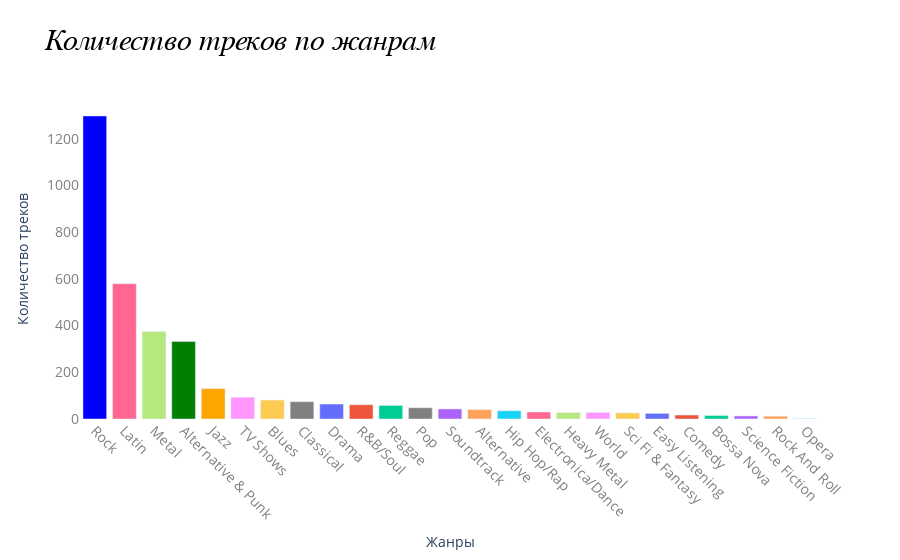

Write notebook code for a chart like this one.
### Markdown cell above
**Задача 2**
Создайте датафрейм содержащий количество треков в разбивке по названиям жанров.
Создайте столбчатую диаграмму. По оси X должны быть названия жанров, по оси Y - количество треков.
Кастомизируйте диаграмму так, чтобы столбики всех жанров были серого цвета. За исключением жанров Jazz, Rock и Alternative & Punk. Эти жанры должны выделяться цветом. Цвета можете выбирать сами.
Уберите легенду.
Добавьте название диаграмме. Название должно быть курсивным.
Фон диаграммы должен быть белым.

### Code cell
query = """
    select 
        g.name as genre_name, 
        count(t.track_id) as track_count
    from
        track t
    join
        genre g on t.genre_id = g.genre_id
    group by 
        g.name
    order by
        track_count desc
    """
    with set_connection() as conn:
        df = pd.read_sql(query, conn)

    fig = px.bar(df, 
             x='genre_name', 
             y='track_count', 
             color='genre_name', 
             color_discrete_map={
                 'Jazz': 'orange',
                 'Rock': 'blue',
                 'Alternative & Punk': 'green',
                 'Pop': 'gray',
                 'Classical': 'gray',
                 'Hip Hop': 'gray'
             },
             title="Количество треков по жанрам")

fig.update_layout(
    title_font=dict(family='Arial', size=30, color='black', style='italic'),
    plot_bgcolor='white',
    xaxis_title='Жанры',
    yaxis_title='Количество треков',
    showlegend=False, 
    xaxis=dict(tickangle=45, tickfont=dict(size=14, color='gray')),
    yaxis=dict(tickfont=dict(size=14, color='gray'))
)

fig.show()

### Figure 1 — Plotly figure (JSON) as saved in the notebook; plotly's stock layout.template omitted (floating-point values rounded to 4 significant figures)
{"data": [{"hovertemplate": "genre_name=%{x}<br>track_count=%{y}<extra></extra>", "legendgroup": "Rock", "marker": {"color": "blue", "pattern": {"shape": ""}}, "name": "Rock", "orientation": "v", "showlegend": true, "textposition": "auto", "type": "bar", "x": ["Rock"], "xaxis": "x", "y": [1297], "yaxis": "y"}, {"hovertemplate": "genre_name=%{x}<br>track_count=%{y}<extra></extra>", "legendgroup": "Latin", "marker": {"color": "#FF6692", "pattern": {"shape": ""}}, "name": "Latin", "orientation": "v", "showlegend": true, "textposition": "auto", "type": "bar", "x": ["Latin"], "xaxis": "x", "y": [579], "yaxis": "y"}, {"hovertemplate": "genre_name=%{x}<br>track_count=%{y}<extra></extra>", "legendgroup": "Metal", "marker": {"color": "#B6E880", "pattern": {"shape": ""}}, "name": "Metal", "orientation": "v", "showlegend": true, "textposition": "auto", "type": "bar", "x": ["Metal"], "xaxis": "x", "y": [374], "yaxis": "y"}, {"hovertemplate": "genre_name=%{x}<br>track_count=%{y}<extra></extra>", "legendgroup": "Alternative & Punk", "marker": {"color": "green", "pattern": {"shape": ""}}, "name": "Alternative & Punk", "orientation": "v", "showlegend": true, "textposition": "auto", "type": "bar", "x": ["Alternative & Punk"], "xaxis": "x", "y": [332], "yaxis": "y"}, {"hovertemplate": "genre_name=%{x}<br>track_count=%{y}<extra></extra>", "legendgroup": "Jazz", "marker": {"color": "orange", "pattern": {"shape": ""}}, "name": "Jazz", "orientation": "v", "showlegend": true, "textposition": "auto", "type": "bar", "x": ["Jazz"], "xaxis": "x", "y": [130], "yaxis": "y"}, {"hovertemplate": "genre_name=%{x}<br>track_count=%{y}<extra></extra>", "legendgroup": "TV Shows", "marker": {"color": "#FF97FF", "pattern": {"shape": ""}}, "name": "TV Shows", "orientation": "v", "showlegend": true, "textposition": "auto", "type": "bar", "x": ["TV Shows"], "xaxis": "x", "y": [93], "yaxis": "y"}, {"hovertemplate": "genre_name=%{x}<br>track_count=%{y}<extra></extra>", "legendgroup": "Blues", "marker": {"color": "#FECB52", "pattern": {"shape": ""}}, "name": "Blues", "orientation": "v", "showlegend": true, "textposition": "auto", "type": "bar", "x": ["Blues"], "xaxis": "x", "y": [81], "yaxis": "y"}, {"hovertemplate": "genre_name=%{x}<br>track_count=%{y}<extra></extra>", "legendgroup": "Classical", "marker": {"color": "gray", "pattern": {"shape": ""}}, "name": "Classical", "orientation": "v", "showlegend": true, "textposition": "auto", "type": "bar", "x": ["Classical"], "xaxis": "x", "y": [74], "yaxis": "y"}, {"hovertemplate": "genre_name=%{x}<br>track_count=%{y}<extra></extra>", "legendgroup": "Drama", "marker": {"color": "#636efa", "pattern": {"shape": ""}}, "name": "Drama", "orientation": "v", "showlegend": true, "textposition": "auto", "type": "bar", "x": ["Drama"], "xaxis": "x", "y": [64], "yaxis": "y"}, {"hovertemplate": "genre_name=%{x}<br>track_count=%{y}<extra></extra>", "legendgroup": "R&B/Soul", "marker": {"color": "#EF553B", "pattern": {"shape": ""}}, "name": "R&B/Soul", "orientation": "v", "showlegend": true, "textposition": "auto", "type": "bar", "x": ["R&B/Soul"], "xaxis": "x", "y": [61], "yaxis": "y"}, {"hovertemplate": "genre_name=%{x}<br>track_count=%{y}<extra></extra>", "legendgroup": "Reggae", "marker": {"color": "#00cc96", "pattern": {"shape": ""}}, "name": "Reggae", "orientation": "v", "showlegend": true, "textposition": "auto", "type": "bar", "x": ["Reggae"], "xaxis": "x", "y": [58], "yaxis": "y"}, {"hovertemplate": "genre_name=%{x}<br>track_count=%{y}<extra></extra>", "legendgroup": "Pop", "marker": {"color": "gray", "pattern": {"shape": ""}}, "name": "Pop", "orientation": "v", "showlegend": true, "textposition": "auto", "type": "bar", "x": ["Pop"], "xaxis": "x", "y": [48], "yaxis": "y"}, {"hovertemplate": "genre_name=%{x}<br>track_count=%{y}<extra></extra>", "legendgroup": "Soundtrack", "marker": {"color": "#ab63fa", "pattern": {"shape": ""}}, "name": "Soundtrack", "orientation": "v", "showlegend": true, "textposition": "auto", "type": "bar", "x": ["Soundtrack"], "xaxis": "x", "y": [43], "yaxis": "y"}, {"hovertemplate": "genre_name=%{x}<br>track_count=%{y}<extra></extra>", "legendgroup": "Alternative", "marker": {"color": "#FFA15A", "pattern": {"shape": ""}}, "name": "Alternative", "orientation": "v", "showlegend": true, "textposition": "auto", "type": "bar", "x": ["Alternative"], "xaxis": "x", "y": [40], "yaxis": "y"}, {"hovertemplate": "genre_name=%{x}<br>track_count=%{y}<extra></extra>", "legendgroup": "Hip Hop/Rap", "marker": {"color": "#19d3f3", "pattern": {"shape": ""}}, "name": "Hip Hop/Rap", "orientation": "v", "showlegend": true, "textposition": "auto", "type": "bar", "x": ["Hip Hop/Rap"], "xaxis": "x", "y": [35], "yaxis": "y"}, {"hovertemplate": "genre_name=%{x}<br>track_count=%{y}<extra></extra>", "legendgroup": "Electronica/Dance", "marker": {"color": "#FF6692", "pattern": {"shape": ""}}, "name": "Electronica/Dance", "orientation": "v", "showlegend": true, "textposition": "auto", "type": "bar", "x": ["Electronica/Dance"], "xaxis": "x", "y": [30], "yaxis": "y"}, {"hovertemplate": "genre_name=%{x}<br>track_count=%{y}<extra></extra>", "legendgroup": "Heavy Metal", "marker": {"color": "#B6E880", "pattern": {"shape": ""}}, "name": "Heavy Metal", "orientation": "v", "showlegend": true, "textposition": "auto", "type": "bar", "x": ["Heavy Metal"], "xaxis": "x", "y": [28], "yaxis": "y"}, {"hovertemplate": "genre_name=%{x}<br>track_count=%{y}<extra></extra>", "legendgroup": "World", "marker": {"color": "#FF97FF", "pattern": {"shape": ""}}, "name": "World", "orientation": "v", "showlegend": true, "textposition": "auto", "type": "bar", "x": ["World"], "xaxis": "x", "y": [28], "yaxis": "y"}, {"hovertemplate": "genre_name=%{x}<br>track_count=%{y}<extra></extra>", "legendgroup": "Sci Fi & Fantasy", "marker": {"color": "#FECB52", "pattern": {"shape": ""}}, "name": "Sci Fi & Fantasy", "orientation": "v", "showlegend": true, "textposition": "auto", "type": "bar", "x": ["Sci Fi & Fantasy"], "xaxis": "x", "y": [26], "yaxis": "y"}, {"hovertemplate": "genre_name=%{x}<br>track_count=%{y}<extra></extra>", "legendgroup": "Easy Listening", "marker": {"color": "#636efa", "pattern": {"shape": ""}}, "name": "Easy Listening", "orientation": "v", "showlegend": true, "textposition": "auto", "type": "bar", "x": ["Easy Listening"], "xaxis": "x", "y": [24], "yaxis": "y"}, {"hovertemplate": "genre_name=%{x}<br>track_count=%{y}<extra></extra>", "legendgroup": "Comedy", "marker": {"color": "#EF553B", "pattern": {"shape": ""}}, "name": "Comedy", "orientation": "v", "showlegend": true, "textposition": "auto", "type": "bar", "x": ["Comedy"], "xaxis": "x", "y": [17], "yaxis": "y"}, {"hovertemplate": "genre_name=%{x}<br>track_count=%{y}<extra></extra>", "legendgroup": "Bossa Nova", "marker": {"color": "#00cc96", "pattern": {"shape": ""}}, "name": "Bossa Nova", "orientation": "v", "showlegend": true, "textposition": "auto", "type": "bar", "x": ["Bossa Nova"], "xaxis": "x", "y": [15], "yaxis": "y"}, {"hovertemplate": "genre_name=%{x}<br>track_count=%{y}<extra></extra>", "legendgroup": "Science Fiction", "marker": {"color": "#ab63fa", "pattern": {"shape": ""}}, "name": "Science Fiction", "orientation": "v", "showlegend": true, "textposition": "auto", "type": "bar", "x": ["Science Fiction"], "xaxis": "x", "y": [13], "yaxis": "y"}, {"hovertemplate": "genre_name=%{x}<br>track_count=%{y}<extra></extra>", "legendgroup": "Rock And Roll", "marker": {"color": "#FFA15A", "pattern": {"shape": ""}}, "name": "Rock And Roll", "orientation": "v", "showlegend": true, "textposition": "auto", "type": "bar", "x": ["Rock And Roll"], "xaxis": "x", "y": [12], "yaxis": "y"}, {"hovertemplate": "genre_name=%{x}<br>track_count=%{y}<extra></extra>", "legendgroup": "Opera", "marker": {"color": "#19d3f3", "pattern": {"shape": ""}}, "name": "Opera", "orientation": "v", "showlegend": true, "textposition": "auto", "type": "bar", "x": ["Opera"], "xaxis": "x", "y": [1], "yaxis": "y"}], "layout": {"barmode": "relative", "legend": {"title": {"text": "genre_name"}, "tracegroupgap": 0}, "plot_bgcolor": "white", "showlegend": false, "title": {"font": {"color": "black", "family": "Arial", "size": 30, "style": "italic"}, "text": "Количество треков по жанрам"}, "xaxis": {"anchor": "y", "categoryarray": ["Rock", "Latin", "Metal", "Alternative & Punk", "Jazz", "TV Shows", "Blues", "Classical", "Drama", "R&B/Soul", "Reggae", "Pop", "Soundtrack", "Alternative", "Hip Hop/Rap", "Electronica/Dance", "Heavy Metal", "World", "Sci Fi & Fantasy", "Easy Listening", "Comedy", "Bossa Nova", "Science Fiction", "Rock And Roll", "Opera"], "categoryorder": "array", "domain": [0, 1], "tickangle": 45, "tickfont": {"color": "gray", "size": 14}, "title": {"text": "Жанры"}}, "yaxis": {"anchor": "x", "domain": [0, 1], "tickfont": {"color": "gray", "size": 14}, "title": {"text": "Количество треков"}}}}
